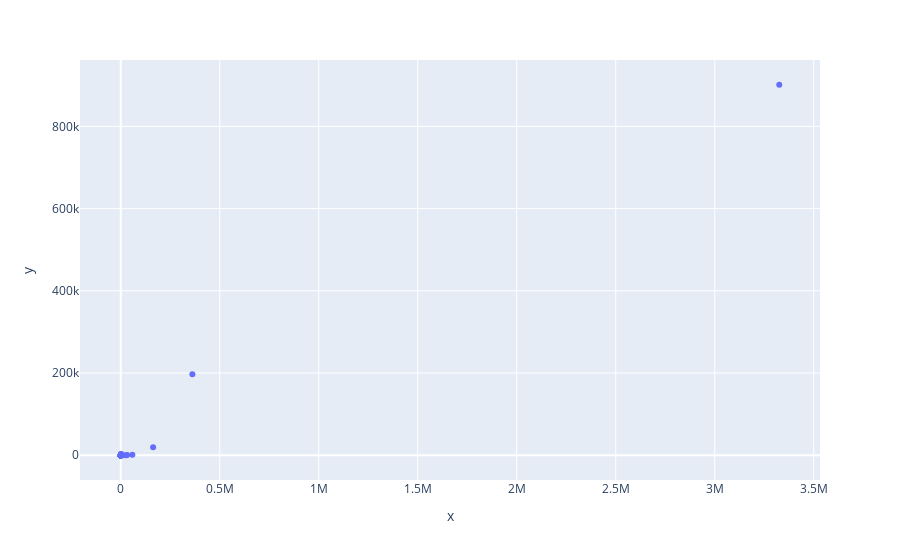

This figure's notebook cell:
### Code cell
fig = px.scatter(x=y_test,y=y_pred
)
fig.show()

### Figure 1 — Plotly figure (JSON) as saved in the notebook; plotly's stock layout.template omitted (floating-point values rounded to 4 significant figures; data arrays with more than 128 entries replaced by an {"elided": "..."} marker saying what was removed)
{"data": [{"hovertemplate": "x=%{x}<br>y=%{y}<extra></extra>", "legendgroup": "", "marker": {"color": "#636efa", "symbol": "circle"}, "mode": "markers", "name": "", "orientation": "v", "showlegend": false, "x": {"elided": "459 float values"}, "xaxis": "x", "y": {"elided": "459 float values"}, "yaxis": "y", "type": "scatter"}], "layout": {"xaxis": {"anchor": "y", "domain": [0.0, 1.0], "title": {"text": "x"}}, "yaxis": {"anchor": "x", "domain": [0.0, 1.0], "title": {"text": "y"}}, "legend": {"tracegroupgap": 0}, "margin": {"t": 60}}}
